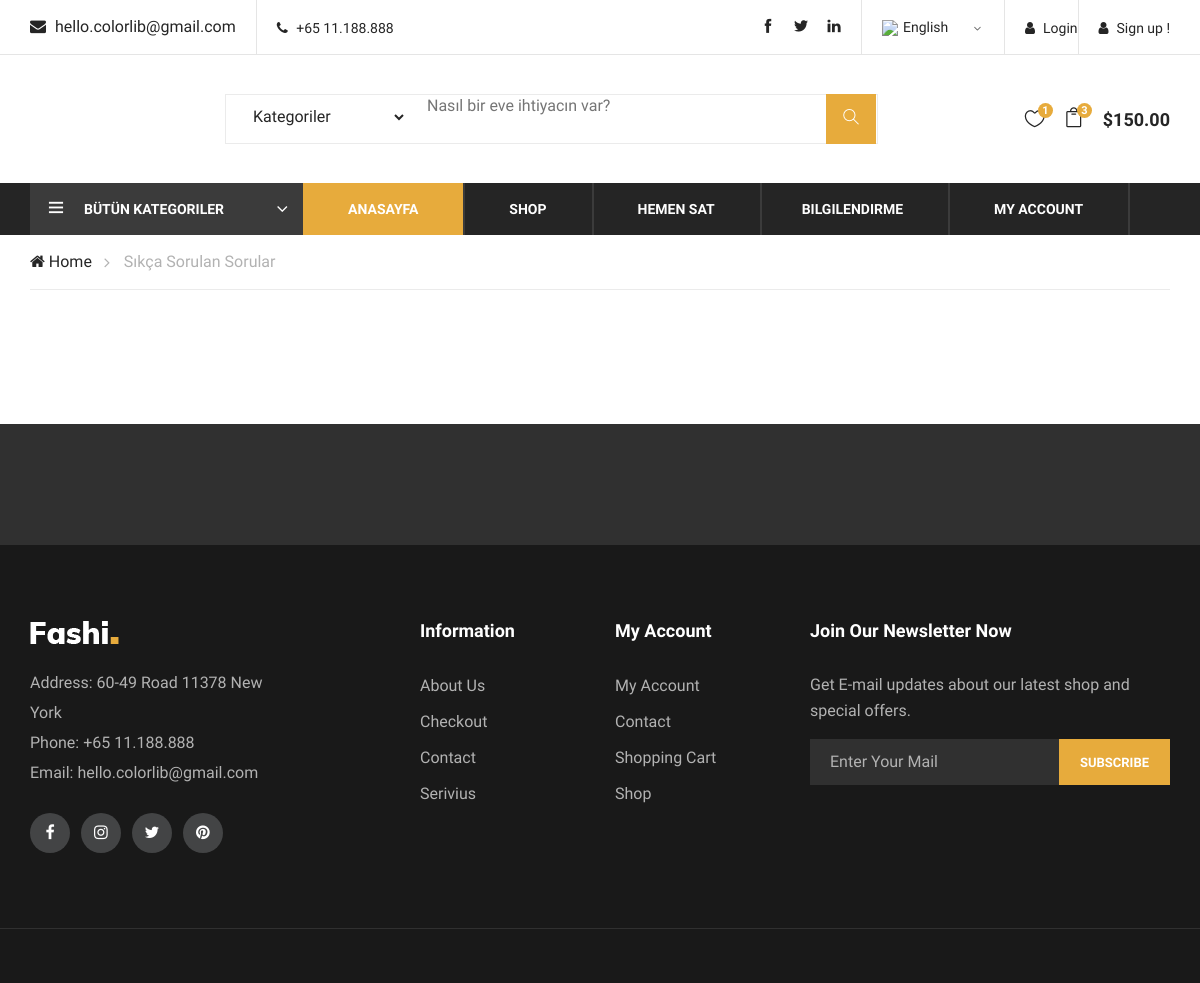
The app's page /faq/, older data.
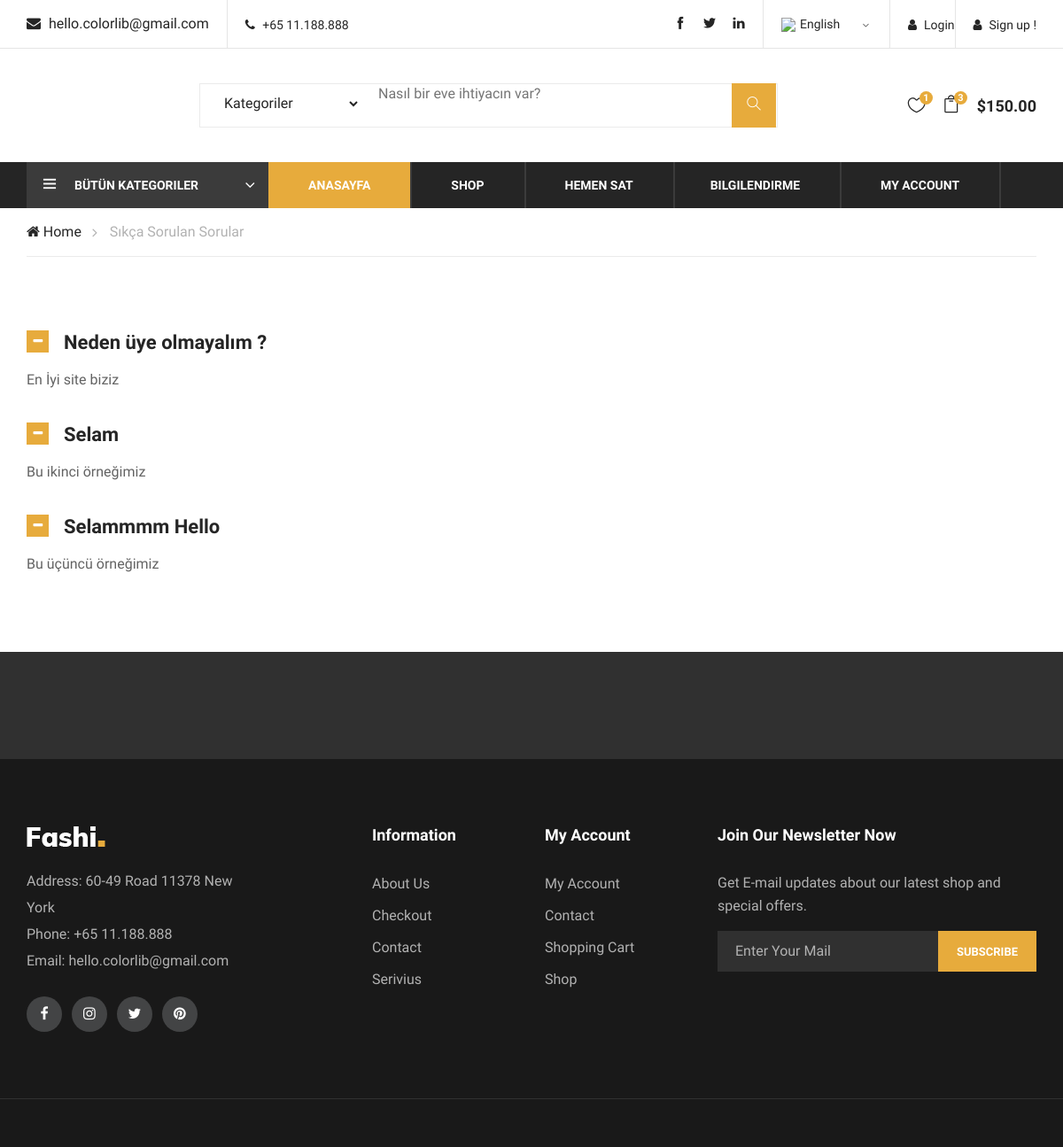
The same page, newer data.
### home/models.py (models this page shows, shortened)
class FAQ(models.Model):
    STATUS = (('True', 'Evet'), ('False', 'Hayır'))
    ordernumber = models.IntegerField()
    question = models.CharField(max_length= 150)
    answer = models.TextField()
    status = models.CharField(max_length=10, choices=STATUS)
    created_at = models.DateTimeField(auto_now_add=True)
    updated_at = models.DateTimeField(auto_now=True)

### home/views.py (the view)
# urls.py: path('faq/', views.faq, name='faq'),
def faq(request):
    category = Category.objects.all()
    faq = FAQ.objects.all().order_by('ordernumber')
    context = {
        'category':category,
        'faq':faq
    }
    return render(request, 'faq.html', context)

### home/templates/faq.html (shortened to what this page needs)
{% extends "homebase.html" %}
{% block body  %}
    <div class="breacrumb-section">
        <div class="container">
            <div class="row">
                <div class="col-lg-12">
                    <div class="breadcrumb-text">
                        <a href="#"><i class="fa fa-home"></i> Home</a>
                        <span>Sıkça Sorulan Sorular</span>
                    </div>
                </div>
            </div>
        </div>
    </div>
    <div class="faq-section spad">
        <div class="container">
            <div class="row">
                <div class="col-lg-12">
                    <div class="faq-accordin">
                        <div class="accordion" id="accordionExample">
                            {% for rs in faq %}
                                <div class="card">
                                    <div class="card-heading active">
                                        <a class="active" data-toggle="collapse" data-target="#collapseOne">
                                            {{ rs.question }}
                                        </a>
                                    </div>
                                    <div id="collapseOne" class="collapse show" data-parent="#accordionExample">
                                        <div class="card-body">
                                            <p>{{ rs.answer}}</p>
                                        </div>
                                    </div>
                                </div>
                            {% endfor %}
                        </div>
                    </div>
                </div>
            </div>
        </div>
    </div>
    <div class="partner-logo">
        <div class="container">
            <div class="logo-carousel owl-carousel">
            </div>
        </div>
    </div>
{% endblock %}

Row changes from the older to the newer data that the page shows:
added FAQ: question "Neden üye olmayalım ?", answer "En İyi site biziz"
added FAQ: question "Selam", answer "Bu ikinci örneğimiz"
added FAQ: question "Selammmm Hello", answer "Bu üçüncü örneğimiz"
